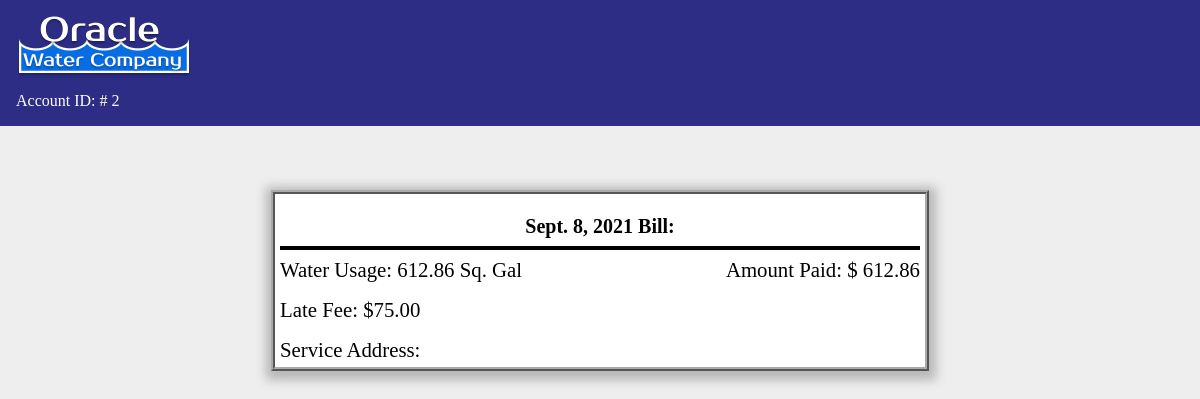
The app's page /bills/1/ (signed in) with its own data.
### base/models.py (models this page shows, shortened)
class Bill(models.Model):
    billID = models.BigAutoField(
        primary_key=True)
    accountID = models.ForeignKey(
        Account, on_delete=models.CASCADE, null=True, blank=True)
    tierID = models.ForeignKey(
        Rate, on_delete=models.CASCADE, null=True, blank=True)
    amountDue = models.DecimalField(
        max_digits=10, decimal_places=2, default=0, null=True)
    currentReading = models.DecimalField(
        max_digits=10, decimal_places=2, default=0)
    readingDate = models.DateField(null=True, blank=True)
    lateFee = models.DecimalField(max_digits=10, decimal_places=2, default=0)
    paidInFull = models.BooleanField(null=True, blank=True, default=False)

### base/views.py (the view)
# urls.py: path('bills/<int:pk>/', BillPage.as_view(), name='detail'),
class BillPage(LoginRequiredMixin, DetailView):
    model = Bill
    template_name = 'bill/detail.html'

### base/templates/bill/detail.html (shortened to what this page needs)
{% load static %}
<!DOCTYPE html>
<html>
    <head>
    </head>
    <body>
        <div class="welcome-bar">
            <div class="company-title">{% load static %} <img src="{% static "images/oracle-logo.png" %}" alt="usage" /></div>
            <div class="account-id">Account ID: # {{user.id}}</div>
        </div>
        <div class="frame">
            <h2>{{bill.readingDate}} Bill:</h2>
            <hr>
            <div class="bill-information">
                <div class="water-usage">Water Usage: {{bill.currentReading}} Sq. Gal</div>
                <div class="amount">Amount Paid: $ {{bill.amountDue}}</div>
                <div class="late-fee">Late Fee: ${{bill.lateFee}}</div>
                <div class="address">Service Address: {{account.serviceAddress}}</div>
    </body>
</html>

### base/templates/bill/detail.html (style rules this page uses)
body { background-color: #EEEEEE; margin: 0; }
h2 { font-size: 20px; text-align: center; color: #000000; margin: 1rem 0rem 0rem 0px; }
hr { border: 2px solid #000000; }
.welcome-bar { display: grid; grid-template-rows: repeat(1, 1fr); grid-template-columns: repeat(1, 1fr); grid-gap: .5rem 1rem; font-weight: 500; color: #FFFFFF; font-family: 'Times New Roman', Times, serif; background-color: #2d2d86; padding: 1rem 1rem 1rem 1rem; }
.company-title { grid-row: 1 / 2; grid-column: 1 / 3; justify-self: left; font-size: 1.5rem; }
.account-id { grid-row: 2 / 3; grid-column: 1 / 3; justify-self: left; }
.frame { background-color: #FFFFFF; border-style: ridge; border-width: 4px; border-color: #AAA; width: 40rem; margin: 4rem auto auto auto; color: #000000; box-shadow: 1px 3px 10px 6px #b8b6b6; padding: 5px 5px 5px 5px; }
.bill-information { font-size: 1.3rem; display: grid; grid-template-rows: repeat(auto-fit, 1fr); grid-template-columns: repeat(auto-fit, 1fr); grid-gap: 1rem 1rem; font-weight: 500; justify-items: left; }
.water-usage { grid-column: 1 / 2; grid-row: 1 / 1; }
.amount { grid-column: 2 / 3; grid-row: 1 / 1; justify-self: right; }
.late-fee { grid-column: 1 / 2; grid-row: 2 / 2; }
.address { grid-column: 1 / 2; grid-row: 3 / 3; }

### records on screen
Bill: readingDate "Sept. 8, 2021", currentReading "612.86", amountDue "612.86", lateFee "75.00"

### other values on screen
{{ user.id }} "2"
